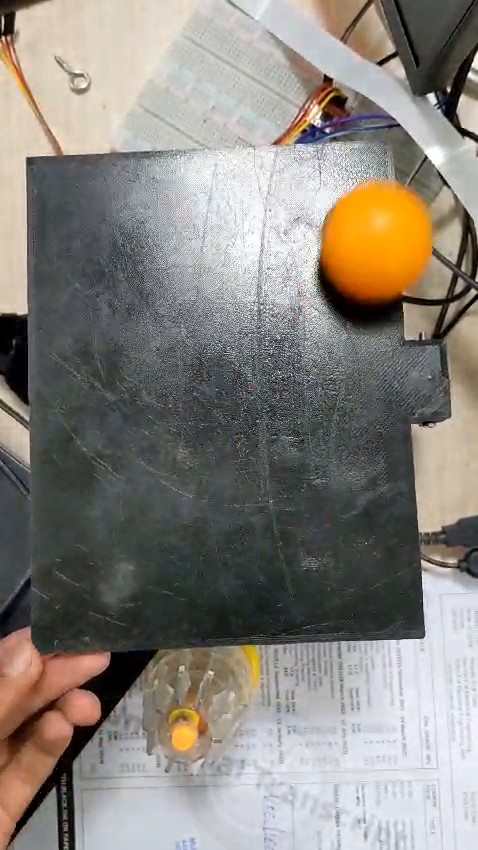
#> input picture frame 65 of ball_video.mp4, 478 x 850 px
$ jupyter execute --allow-errors ball_tracking.ipynb   (older library calls are emulated)
#> lines starting #> are read from the running program, lines starting #| are printed output that depends on the picture; after the words box and inside, x2 and y2 are one past the last pixel; in counts of white or black regions, pixels touching at a corner belong together
[cell 1]
import cv2
import numpy as np
import matplotlib.pyplot as plt

[cell 2]
image = cv2.imread('frames/frame_16.jpg')
kernel_size=5
area_min=2000
area_max=10000

#> (the rest of this cell did not finish here and is left out)

[cell 3]
import cv2
import numpy as np

def balls_segment(image, kernel_size=5, area_min=6000, area_max=10000):
    grey_image = cv2.cvtColor(image, cv2.COLOR_BGR2GRAY)
    gauss_image = cv2.GaussianBlur(grey_image, (kernel_size, kernel_size), sigmaX=5, sigmaY=5)
    threshold_image = cv2.threshold(gauss_image, 150, 255, cv2.THRESH_BINARY_INV + cv2.THRESH_OTSU)
    threshold_image = 255 - threshold_image[1]
    image_contours = cv2.findContours(threshold_image, cv2.RETR_EXTERNAL, cv2.CHAIN_APPROX_SIMPLE)

    # version compatibility issue fix
    if len(image_contours) == 2:
        image_contours = image_contours[0]
    else:
        image_contours=image_contours[1]
    centroid = (0, 0)
    v_contours = []
    for con in image_contours:
        con_area = cv2.contourArea(con)
        x, y, width, height = cv2.boundingRect(con)
        w_to_h_ratio = float(width) / height
        if area_min < con_area < area_max and 0.9 < w_to_h_ratio < 1.2:
        # if area_min < con_area < area_max:
            # print("Contour Area: ", con_area)
            # add bounding box to the image
            cv2.drawContours(image, [con], -1, (0, 255, 0), 2)
            # cv2.rectangle(image, (x, y), (x + width, y + height), (255, 0, 0), 2)
            centroid = (x + width // 2, y + height // 2)
            cv2.circle(image, centroid, 5, (0, 0, 255), -1)
            # add x y coordinates of the centroid to the image
            cv2.putText(image, f'({centroid[0]}, {centroid[1]})', (centroid[0] + 10, centroid[1] + 10), cv2.FONT_HERSHEY_SIMPLEX, 1, (1, 1, 1), 3)
            v_contours.append(con)

    ball_masks = np.zeros_like(threshold_image, dtype=np.uint8)

    cv2.drawContours(ball_masks, v_contours, -1, (255, 255, 255), -1)
    enlarge_kernel = np.ones((kernel_size, kernel_size), np.uint8)
    ball_masks = cv2.dilate(ball_masks, enlarge_kernel, iterations=1)

    return image, ball_masks, centroid

[cell 4]
# unit test
import matplotlib.pyplot as plt
image = cv2.imread('frames/frame_16.jpg')
#> (the rest of this cell did not finish here and is left out)

[cell 5]
# video test
import cv2

cap = cv2.VideoCapture('ball_video.mp4')
while cap.isOpened():
    ret, frame = cap.read()
#> frame is the input picture: shape (850, 478, 3); mean B, G, R 124.7, 131.7, 136.6
    if not ret:
        break
    frame, ball_masks, centroid = balls_segment(frame, kernel_size=5, area_min=6000, area_max=10000)
#> call 2 of balls_segment, with kernel_size = 5, area_min = 6000, area_max = 10000
#> in balls_segment (call 2), `grey_image = cv2.cvtColor(image, cv2.COLOR_BGR2GRAY)`:
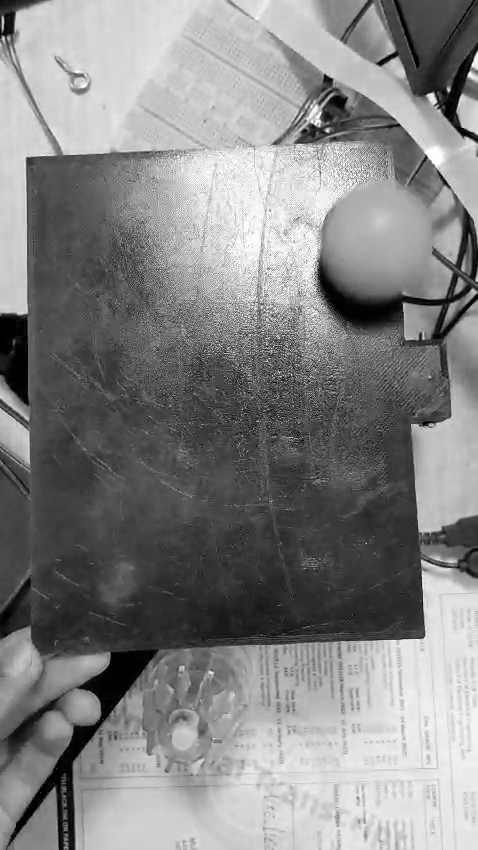
#> grey_image: shape (850, 478); min 0, max 255, mean 132.3
#> in balls_segment (call 2), `threshold_image = 255 - threshold_image[1]`:
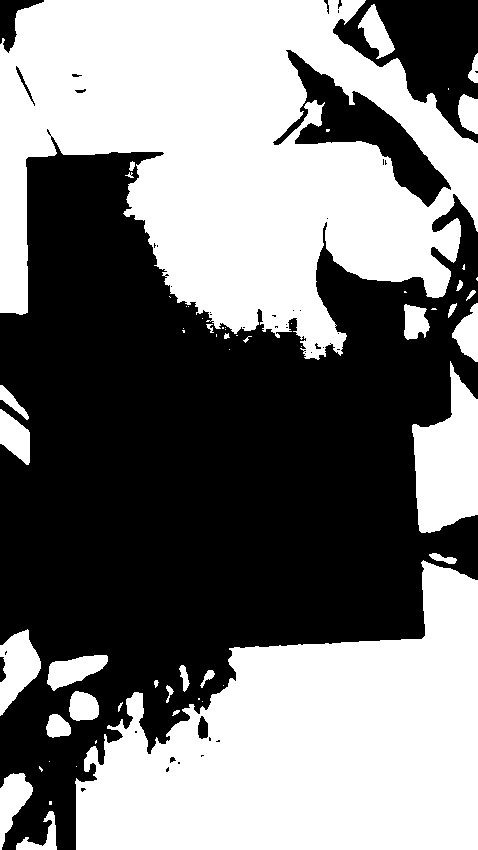
#> threshold_image: shape (850, 478); 48.8% white; 59 white regions (28 under 20 px)
#> in balls_segment (call 2), `image_contours = cv2.findContours(threshold_image, cv2.RETR_EXTERNAL, ..`: image_contours = 58 contours, 34 with area under 20; largest, box (x1, y1, x2, y2) and area: (0, 0, 478, 360) 111234, (75, 560, 478, 850) 73354, (412, 361, 478, 533) 7211, (0, 629, 41, 716) 1966, (0, 773, 33, 850) 1219
#> the loop in balls_segment (call 2), `for con in image_contours:` made 58 passes
#> (con_area, x, y, width, height, w_to_h_ratio) on passes 1, 3, 8, 13, 15, 17, 18, 19, 20, 21, 22, 23: (467, 16, 811, 41, 39, 1.05), (1219, 0, 773, 33, 77, 0.429), (406, 46, 714, 25, 24, 1.04), (680, 69, 691, 30, 30, 1), (42.5, 166, 685, 8, 18, 0.444), (79.5, 200, 670, 15, 18, 0.833), (121.5, 179, 665, 11, 27, 0.407), (1196.5, 47, 655, 61, 36, 1.69), (1966, 0, 629, 41, 87, 0.471), (73354, 75, 560, 403, 290, 1.39), (126.5, 429, 553, 28, 11, 2.55), (997, 0, 409, 30, 56, 0.536)
#> after the loop in balls_segment (call 2), `for con in image_contours:`: v_contours = []
#> in balls_segment (call 2), `cv2.drawContours(ball_masks, v_contours, -1, (255, 255, 255), -1)`: ball_masks: shape (850, 478); every value is 0
#> centroid = (0, 0)
    cv2.imshow('frame', frame)
    cv2.imshow('ball_masks', ball_masks)
    if cv2.waitKey(1) & 0xFF == ord('q'):
#> (key q is pressed here)
        break
cap.release()
cv2.destroyAllWindows()

$ run again, starting later in the video
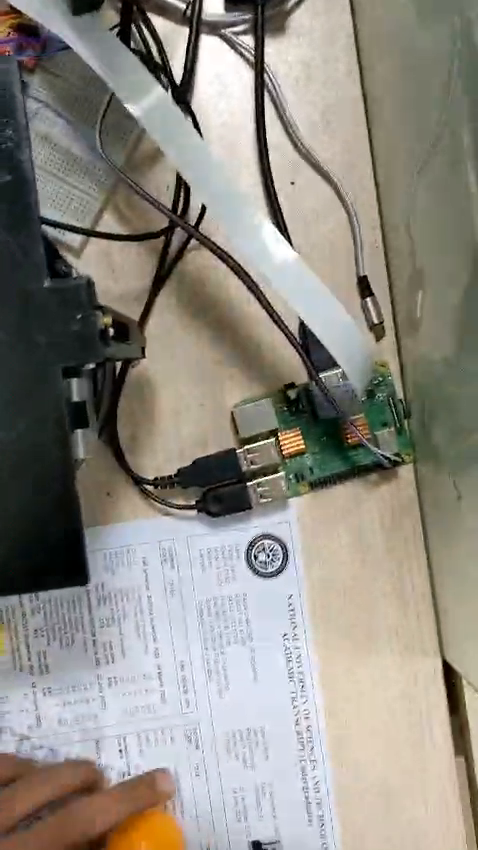
#> input picture frame 296 of ball_video.mp4, 478 x 850 px
#> frame is the input picture: shape (850, 478, 3); mean B, G, R 130.9, 139.3, 143.1
#> in balls_segment (call 2), `grey_image = cv2.cvtColor(image, cv2.COLOR_BGR2GRAY)`:
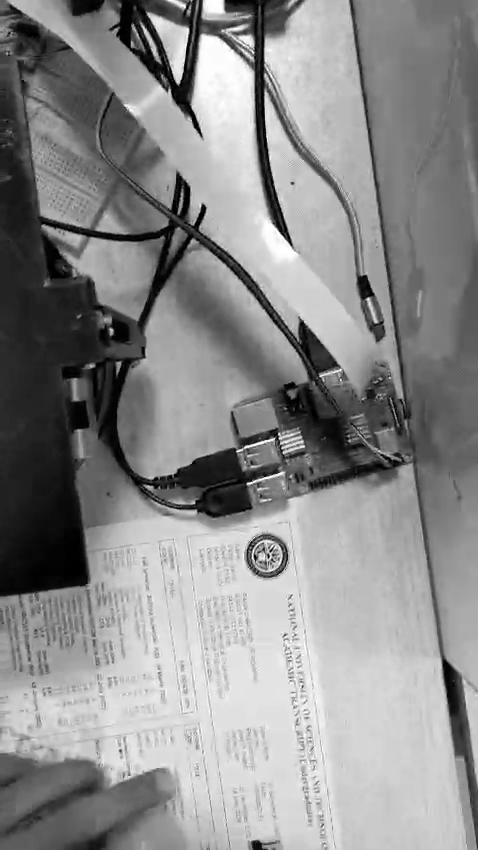
#> grey_image: shape (850, 478); min 0, max 255, mean 139.5
#> in balls_segment (call 2), `threshold_image = 255 - threshold_image[1]`:
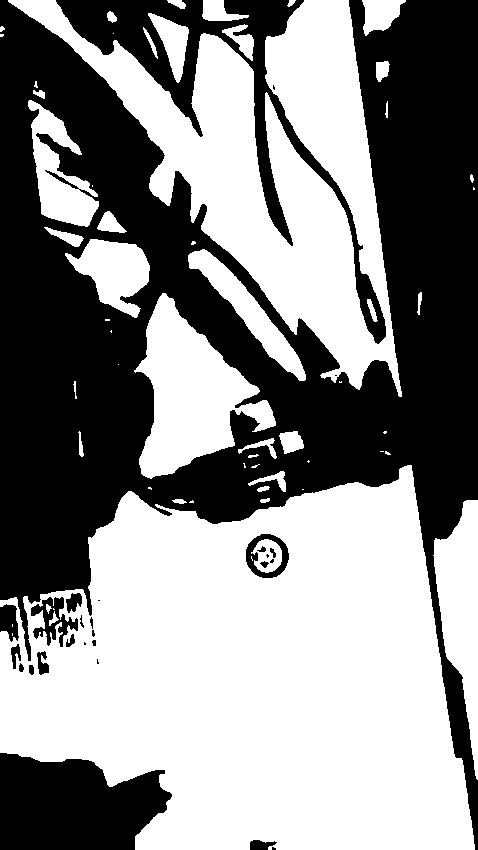
#> threshold_image: shape (850, 478); 54.4% white; 28 black regions (9 under 20 px)
#> image_contours = 54 contours, 26 with area under 20; largest, box (x1, y1, x2, y2) and area: (0, 465, 475, 850) 131320, (8, 0, 402, 397) 52960, (134, 293, 276, 479) 12574, (433, 500, 478, 780) 6511, (28, 100, 99, 227) 3999
#> the loop in balls_segment (call 2), `for con in image_contours:` made 54 passes
#> (con_area, x, y, width, height, w_to_h_ratio) on passes 3, 5, 6, 9, 10, 11, 18, 20: (6511, 433, 500, 45, 280, 0.161), (36, 172, 499, 15, 5, 3), (24.5, 260, 498, 10, 5, 2), (37, 257, 486, 13, 6, 2.17), (206.5, 248, 471, 38, 21, 1.81), (131319.5, 0, 465, 475, 385, 1.23), (172.5, 238, 438, 39, 21, 1.86), (364.5, 279, 431, 25, 23, 1.09)
#> after the loop in balls_segment (call 2), `for con in image_contours:`: v_contours = []
#> ball_masks: shape (850, 478); every value is 0
#> centroid = (0, 0)

$ run again, starting later in the video
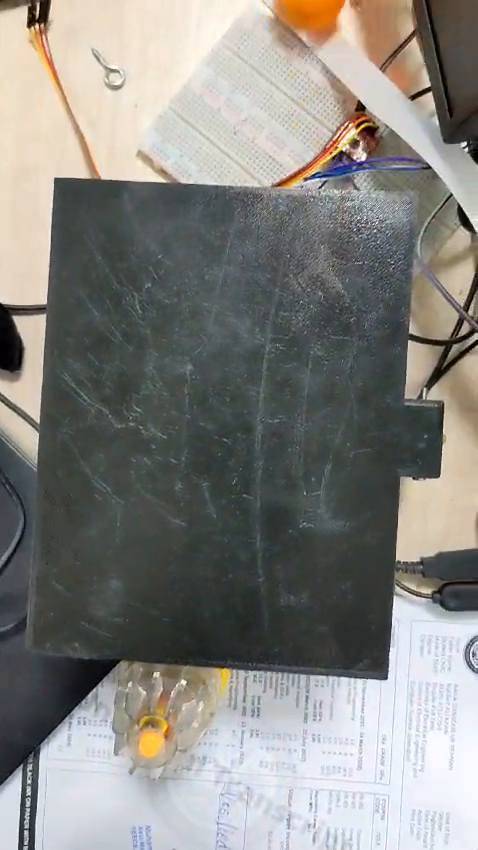
#> input picture frame 526 of ball_video.mp4, 478 x 850 px
#> frame is the input picture: shape (850, 478, 3); mean B, G, R 128.7, 133, 134.2
#> in balls_segment (call 2), `grey_image = cv2.cvtColor(image, cv2.COLOR_BGR2GRAY)`:
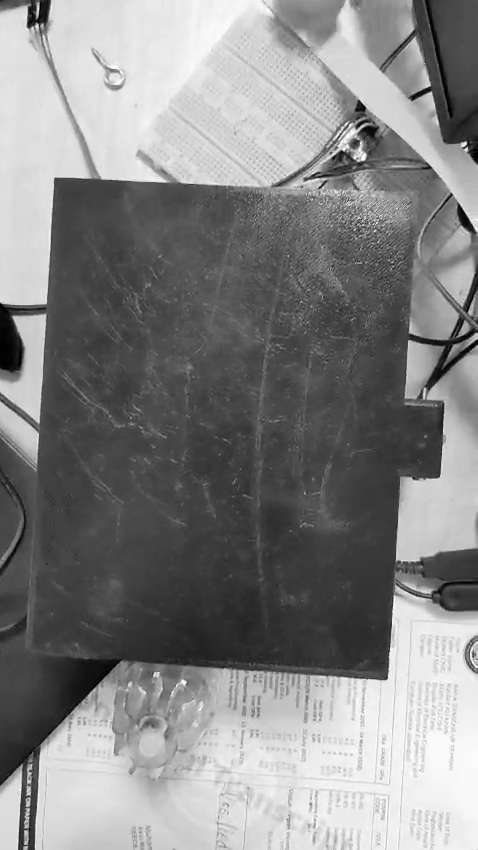
#> grey_image: shape (850, 478); min 0, max 255, mean 132.8
#> in balls_segment (call 2), `threshold_image = 255 - threshold_image[1]`:
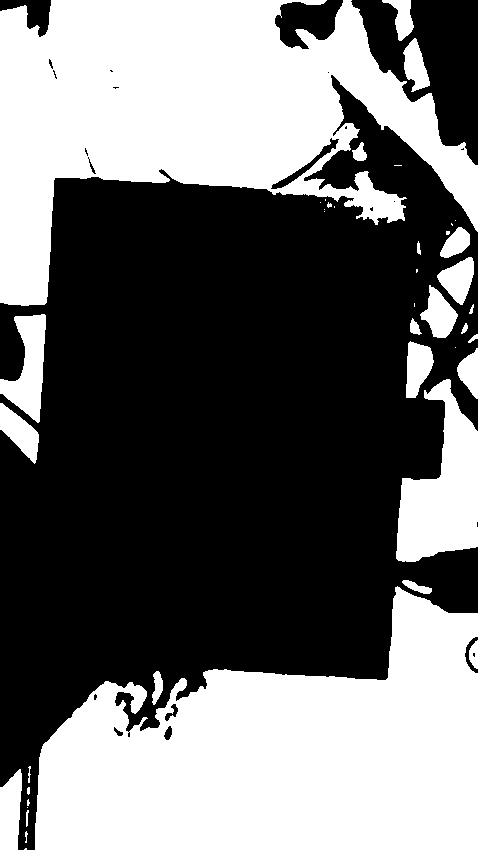
#> threshold_image: shape (850, 478); 43% white; 42 white regions (16 under 20 px)
#> image_contours = 42 contours, 21 with area under 20; largest, box (x1, y1, x2, y2) and area: (35, 586, 478, 850) 77118, (0, 0, 478, 306) 75056, (396, 379, 478, 562) 8534, (0, 314, 46, 423) 2551, (0, 769, 22, 850) 1336
#> the loop in balls_segment (call 2), `for con in image_contours:` made 42 passes
#> (con_area, x, y, width, height, w_to_h_ratio) on passes 7, 9, 10, 11, 12, 13, 14, 15: (1336.5, 0, 769, 22, 81, 0.272), (201.5, 152, 671, 11, 34, 0.324), (161.5, 469, 640, 9, 29, 0.31), (77118.5, 35, 586, 443, 264, 1.68), (167, 402, 580, 30, 14, 2.14), (1118.5, 0, 403, 39, 61, 0.639), (8533.5, 396, 379, 82, 183, 0.448), (598.5, 457, 348, 21, 51, 0.412)
#> after the loop in balls_segment (call 2), `for con in image_contours:`: v_contours = []
#> ball_masks: shape (850, 478); every value is 0
#> centroid = (0, 0)
